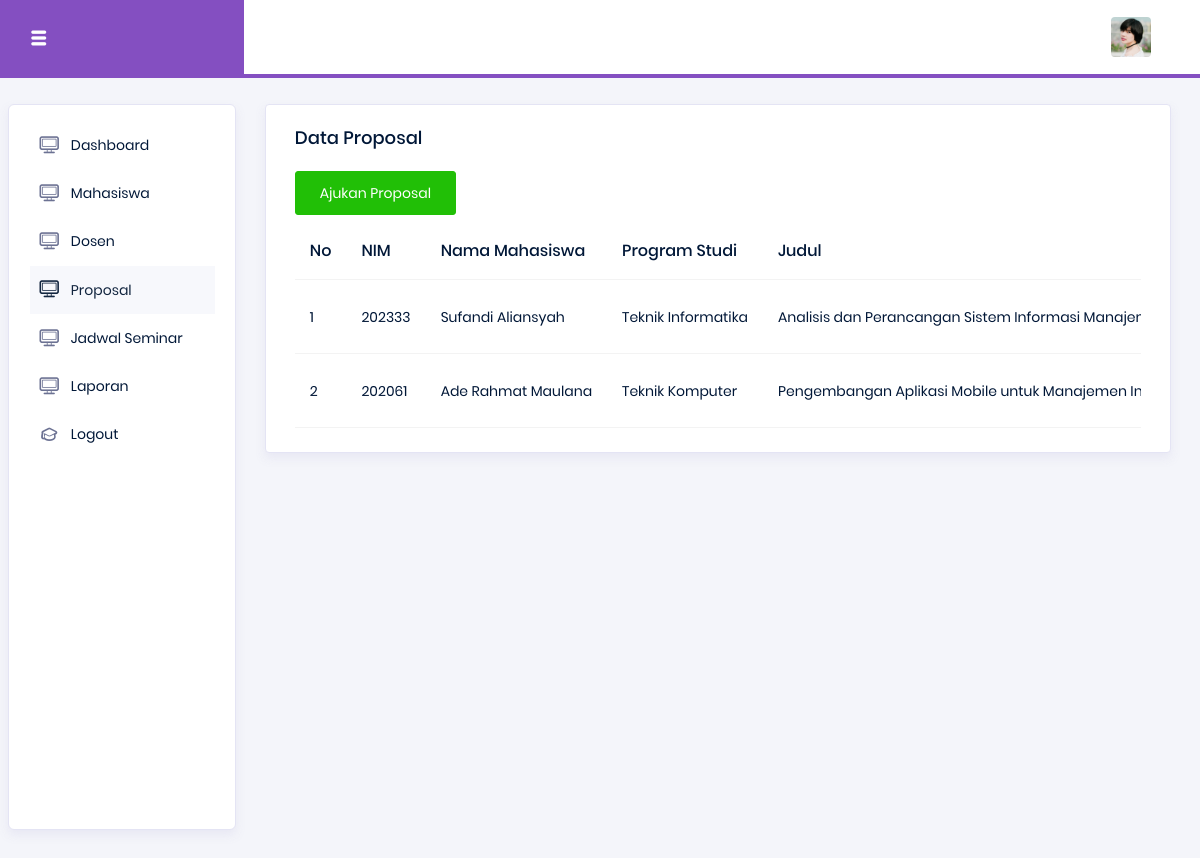
Screenshot of /admin/proposal.php (signed in) with the database file from the repository.
### tables this page shows
CREATE TABLE `proposal` (
  `id` int(11) NOT NULL,
  `nim` varchar(15) DEFAULT NULL,
  `judul` text NOT NULL,
  `file_proposal` varchar(255) NOT NULL,
  `tanggal_pengajuan` timestamp NOT NULL DEFAULT current_timestamp(),
  `status` enum('Menunggu Persetujuan','Disetujui','Revisi','Ditolak') DEFAULT 'Menunggu Persetujuan'
);

CREATE TABLE `mahasiswa` (
  `nim` varchar(15) NOT NULL,
  `nama` varchar(100) NOT NULL,
  `email` varchar(100) NOT NULL,
  `jurusan` varchar(50) NOT NULL,
  `password` varchar(255) NOT NULL,
  `created_at` timestamp NOT NULL DEFAULT current_timestamp()
);

### admin/proposal.php (the view, shortened to what this page needs)
<?php
include '../koneksi.php';
?>
<!DOCTYPE html>
<html lang="en">
<head>
  <link rel="stylesheet" href="../assets/vendors/typicons/typicons.css">
  <link rel="stylesheet" href="../assets/vendors/css/vendor.bundle.base.css">
  <link rel="stylesheet" href="../assets/css/style.css">
</head>
<body>
  <div class="container-scroller">
    <nav class="navbar col-lg-12 col-12 p-0 fixed-top d-flex flex-row">
      <div class="navbar-brand-wrapper d-flex justify-content-center">
        <div class="navbar-brand-inner-wrapper d-flex justify-content-between align-items-center w-100">
          <button class="navbar-toggler navbar-toggler align-self-center" type="button" data-toggle="minimize">
            <span class="typcn typcn-th-menu"></span>
          </button>
        </div>
      </div>
      <div class="navbar-menu-wrapper d-flex align-items-center justify-content-end">
        <ul class="navbar-nav me-lg-2">
          <li class="nav-item nav-profile dropdown">
            <a class="nav-link" href="#" data-bs-toggle="dropdown" id="profileDropdown">
              <img src="../assets/images/faces/face5.jpg" alt="profile"/>
            </a>
          </li>
        </ul>
      </div>
    </nav>
    <div class="container-fluid page-body-wrapper">
      <nav class="sidebar sidebar-offcanvas" id="sidebar">
        <ul class="nav">
          <li class="nav-item">
            <a class="nav-link" href="index.php">
              <i class="typcn typcn-device-desktop menu-icon"></i>
              <span class="menu-title">Dashboard</span>
            </a>
          </li>
          <li class="nav-item">
            <a class="nav-link" href="mahasiswa.php">
              <i class="typcn typcn-device-desktop menu-icon"></i>
              <span class="menu-title">Mahasiswa</span>
            </a>
          </li>
          <li class="nav-item">
            <a class="nav-link" href="dosen.php">
              <i class="typcn typcn-device-desktop menu-icon"></i>
              <span class="menu-title">Dosen</span>
            </a>
          </li>
          <li class="nav-item">
            <a class="nav-link" href="proposal.php">
              <i class="typcn typcn-device-desktop menu-icon"></i>
              <span class="menu-title">Proposal</span>
            </a>
          </li>
          <li class="nav-item">
            <a class="nav-link" href="jadwal.php">
              <i class="typcn typcn-device-desktop menu-icon"></i>
              <span class="menu-title">Jadwal Seminar</span>
            </a>
          </li>
          <li class="nav-item">
            <a class="nav-link" href="laporan.php">
              <i class="typcn typcn-device-desktop menu-icon"></i>
              <span class="menu-title">Laporan</span>
            </a>
          </li>
          <li class="nav-item">
            <a class="nav-link" href="logout.php">
              <i class="typcn typcn-mortar-board menu-icon"></i>
              <span class="menu-title">Logout</span>
            </a>
          </li>
        </ul>
      </nav>
      <div class="main-panel">
        <div class="content-wrapper">
            <div class="row">
                <div class="col-lg-12 grid-margin stretch-card">
                    <div class="card">
                        <div class="card-body">
                            <h4 class="card-title">Data Proposal</h4>
                            <a class="btn btn-success mb-2" href="tambahproposal.php">Ajukan Proposal</a>
                            <div class="table-responsive">
                            <table class="table table-hover">
                                <thead>
                                    <tr>
                                        <th>No</th>
                                        <th>NIM</th>
                                        <th>Nama Mahasiswa</th>
                                        <th>Program Studi</th>
                                        <th>Judul</th>
                                    </tr>
                                </thead>
                                <tbody>
                                    <?php
                                    $no = 1;
                                    $tampil = mysqli_query($koneksi, "SELECT p.*, m.nama AS nama_mahasiswa, m.jurusan
                                                                    FROM proposal p
                                                                    JOIN mahasiswa m ON p.nim = m.nim
                                                                    ORDER BY p.tanggal_pengajuan DESC");
                                    while($data = mysqli_fetch_array($tampil)):
                                    ?>
                                    <tr>
                                        <td><?= $no++ ?></td>
                                        <td><?= $data['nim'] ?></td>
                                        <td><?= $data['nama_mahasiswa'] ?></td>
                                        <td><?= $data['jurusan'] ?></td>
                                        <td><?= $data['judul'] ?></td>
                                    </tr>
                                    <?php endwhile; ?>
                                </tbody>
                            </table>
                            </div>
                        </div>
                    </div>
                </div>
            </div>
        </div>
      </div>
    </div>
  </div>
</body>
</html>

### rows the page displays
proposal: nim "202333", nim.nama "Sufandi Aliansyah", nim.jurusan "Teknik Informatika", judul "Analisis dan Perancangan Sistem Informasi…"
proposal: nim "202061", nim.nama "Ade Rahmat Maulana", nim.jurusan "Teknik Komputer", judul "Pengembangan Aplikasi Mobile untuk Manajemen…"
